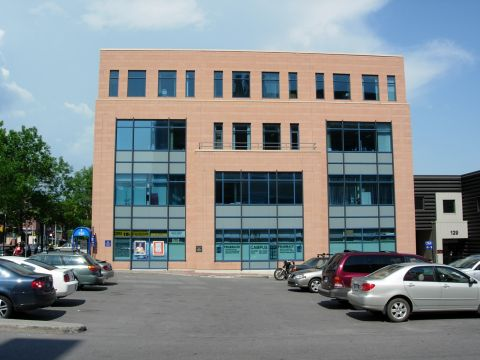
//> input picture Computer_Vision/week4_실습프로그램_22/building.jpg, 480 x 360 px
$ ./w_4_5_morphoex   (built with g++ and OpenCV 4)
//> lines starting //> are read from the running program, lines starting //| are printed output that depends on the picture; after the words box and inside, x2 and y2 are one past the last pixel; in counts of white or black regions, pixels touching at a corner belong together
### Computer_Vision/week4_실습프로그램_22/morphoFeatures.h
#pragma once

class  MorphoFeatures {
private:
    int  threshold;
    void applyThreshold(cv::Mat& result) {
        if (threshold > 0)
            cv::threshold(result, result, threshold, 255, cv::THRESH_BINARY_INV);
    }
public:
    void setThreshold(int t) {
        threshold = t;
    }
    cv::Mat  getEdges(const  cv::Mat& image) {
        cv::Mat  result;
        cv::morphologyEx(image, result, cv::MORPH_GRADIENT, cv::Mat());
        applyThreshold(result);
        return  result;
    }
};

### Computer_Vision/week4_실습프로그램_22/w_4_5_morphoex.cpp
#include "opencv2/opencv.hpp"
#include "morphoFeatures.h"

using namespace cv;

int main() {
	cv::Mat  image = cv::imread("D:/CV_EXER/building.jpg", 0);
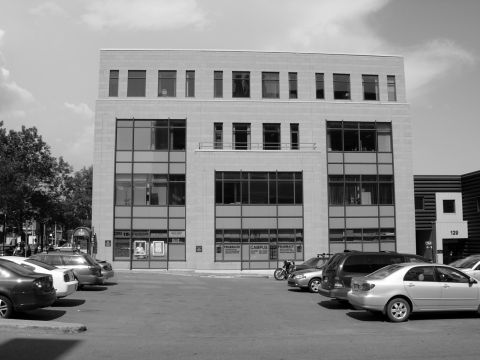
//> image: 360 rows x 480 cols, CV_8UC1; min 0, max 255, mean 134.5
	cv::imshow("Image", image);
	waitKey(0);

	MorphoFeatures  morpho;
	morpho.setThreshold(40);
	cv::Mat  edges;
	edges = morpho.getEdges(image);
//> in getEdges, `cv::morphologyEx(image, result, cv::MORPH_GRADIENT, cv::Mat());`:
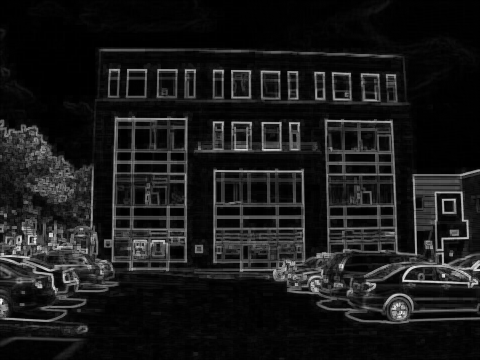
//> result: 360 rows x 480 cols, CV_8UC1; min 0, max 250, mean 25.4
//> in applyThreshold, `cv::threshold(result, result, threshold, 255, cv::THRESH_BINARY_INV);`:
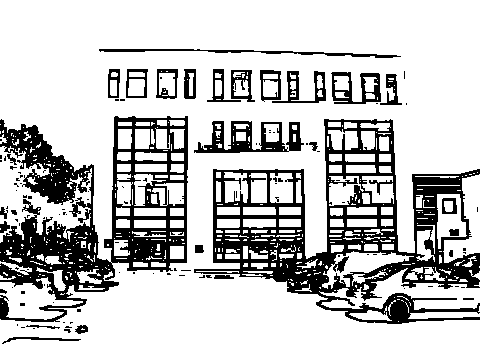
//> result: 360 rows x 480 cols, CV_8UC1; 77.1% white; 116 black regions (87 under 20 px), largest, box (x1, y1, x2, y2) and area: (194, 119, 480, 324) 17390, (0, 116, 188, 322) 14865, (194, 121, 304, 153) 1672
	cv::imshow("Edge Image", edges);
	cv::waitKey(0);
	return 0;
}
